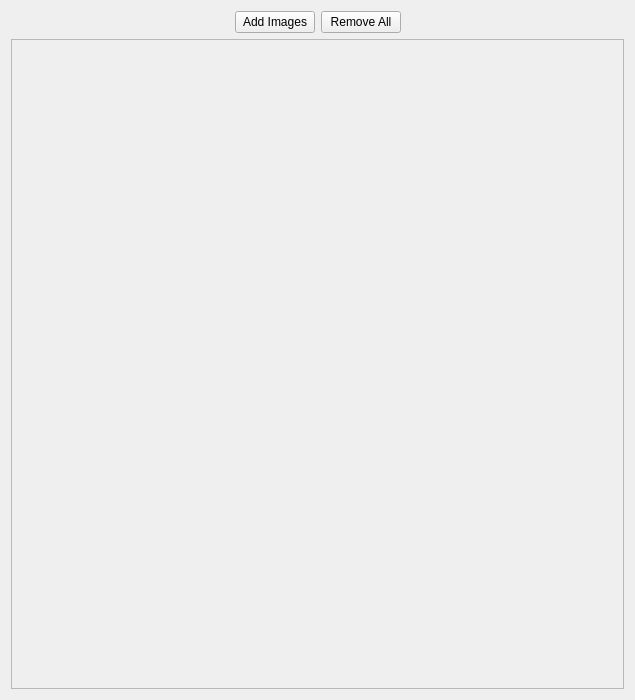
<?xml version="1.0" encoding="UTF-8"?>
<ui version="4.0">
 <class>LibraryWidget</class>
 <widget class="QWidget" name="LibraryWidget">
  <property name="geometry">
   <rect>
    <x>0</x>
    <y>0</y>
    <width>635</width>
    <height>700</height>
   </rect>
  </property>
  <property name="windowTitle">
   <string>Form</string>
  </property>
  <layout class="QVBoxLayout" name="verticalLayout">
   <item>
    <layout class="QHBoxLayout" name="horizontalLayout">
     <property name="topMargin">
      <number>0</number>
     </property>
     <item>
      <spacer name="horizontalSpacer">
       <property name="orientation">
        <enum>Qt::Horizontal</enum>
       </property>
       <property name="sizeHint" stdset="0">
        <size>
         <width>40</width>
         <height>20</height>
        </size>
       </property>
      </spacer>
     </item>
     <item>
      <widget class="QPushButton" name="addImagesPb">
       <property name="sizePolicy">
        <sizepolicy hsizetype="Maximum" vsizetype="Fixed">
         <horstretch>0</horstretch>
         <verstretch>0</verstretch>
        </sizepolicy>
       </property>
       <property name="text">
        <string>Add Images</string>
       </property>
      </widget>
     </item>
     <item>
      <widget class="QPushButton" name="removeAllImagesPb">
       <property name="sizePolicy">
        <sizepolicy hsizetype="Maximum" vsizetype="Fixed">
         <horstretch>0</horstretch>
         <verstretch>0</verstretch>
        </sizepolicy>
       </property>
       <property name="text">
        <string>Remove All</string>
       </property>
      </widget>
     </item>
     <item>
      <spacer name="horizontalSpacer_2">
       <property name="orientation">
        <enum>Qt::Horizontal</enum>
       </property>
       <property name="sizeHint" stdset="0">
        <size>
         <width>40</width>
         <height>20</height>
        </size>
       </property>
      </spacer>
     </item>
    </layout>
   </item>
   <item>
    <widget class="QScrollArea" name="scrollArea">
     <property name="widgetResizable">
      <bool>true</bool>
     </property>
     <widget class="QWidget" name="imageViewPortWidget">
      <property name="geometry">
       <rect>
        <x>0</x>
        <y>0</y>
        <width>615</width>
        <height>647</height>
       </rect>
      </property>
     </widget>
    </widget>
   </item>
  </layout>
 </widget>
 <resources/>
 <connections/>
</ui>
